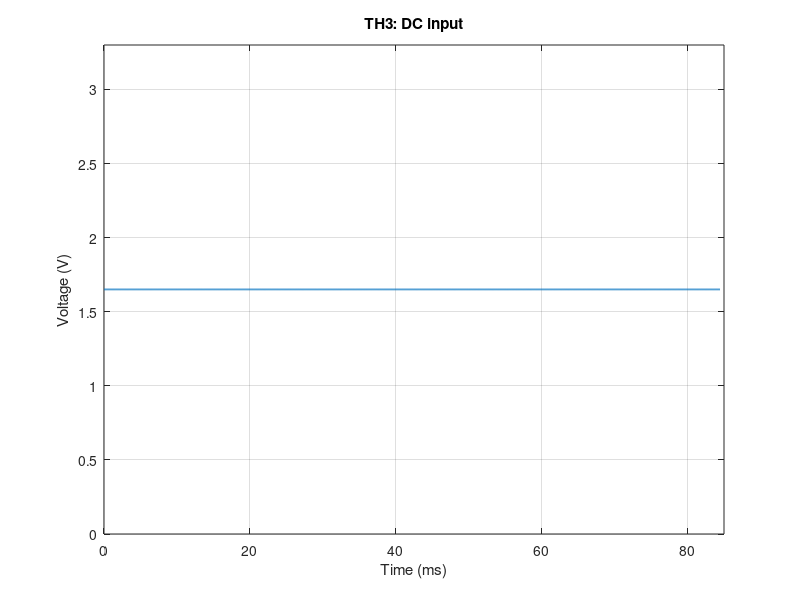

Write the MATLAB code that produced this figure.
clc;
clear;
close all;

% CONFIG
TEST_CASE = 'th3';          % th1 / th2(150) / th2(250)/th2(350) cho df1 / th3

fs = 35511;
N = 3000;
Ts = 1/fs;
n = (0:N-1)';
t = n * Ts;

Vref = 3.3;
DC = 1.65;

A1 = 0.999;
A2 = 0.357;
A3 = 0.214;

% CREATE INPUT
switch TEST_CASE

    case 'th1'
        % 50 Hz + 2000 Hz + 3000 Hz
        sig = A1*sin(2*pi*50*t) + A2*sin(2*pi*2000*t) + A3*sin(2*pi*3000*t);

        Vin = DC + sig;
        plot_title = 'TH1: 50 Hz + 2000 Hz + 3000 Hz';

    case 'th2(150)'
        % Single-tone 150 Hz
        sig = A1*sin(2*pi*150*t);

        Vin = DC + sig;
        plot_title = 'TH2: Single-tone 150 Hz';

    case 'th2(250)'
        % Single-tone 250 Hz
        sig = A1*sin(2*pi*250*t);

        Vin = DC + sig;
        plot_title = 'TH2: Single-tone 250 Hz';

    case 'th2(350)'%riêng cho trường hợp df1 
        % Single-tone 350 Hz
        sig = A1*sin(2*pi*350*t);

        Vin = DC + sig;
        plot_title = 'TH2: Single-tone 350 Hz';
    case 'th3'
        % DC test
        DC_CODE = 2048;

        Vin = ones(N,1) * (DC_CODE / 4095 * Vref);
        sig = Vin - DC;
        plot_title = 'TH3: DC input';

    otherwise
        error('TEST_CASE khong hop le');
end

% CONVERT TO ADC
Vin = max(0, min(Vref, Vin));
ADC_value = round(Vin / Vref * 4095);
ADC_value = max(0, min(4095, ADC_value));

% SAVE HEX FILE
file_name = sprintf('input_12bit(%s).txt', TEST_CASE);
fid = fopen(file_name, 'w');

for i = 1:length(ADC_value)
    fprintf(fid, '%03X\n', ADC_value(i));
end

fclose(fid);
fprintf('Da tao file: %s\n', file_name);
fprintf('ADC min = %d\n', min(ADC_value));
fprintf('ADC max = %d\n', max(ADC_value));
fprintf('ADC mean = %.2f\n', mean(ADC_value));

% PLOT
figure;
plot(t*1e3, Vin, 'LineWidth', 1.2);
grid on;
xlabel('Time (ms)');
ylabel('Voltage (V)');
title(plot_title);
xlim([0 85]);
ylim([0 3.3]);
